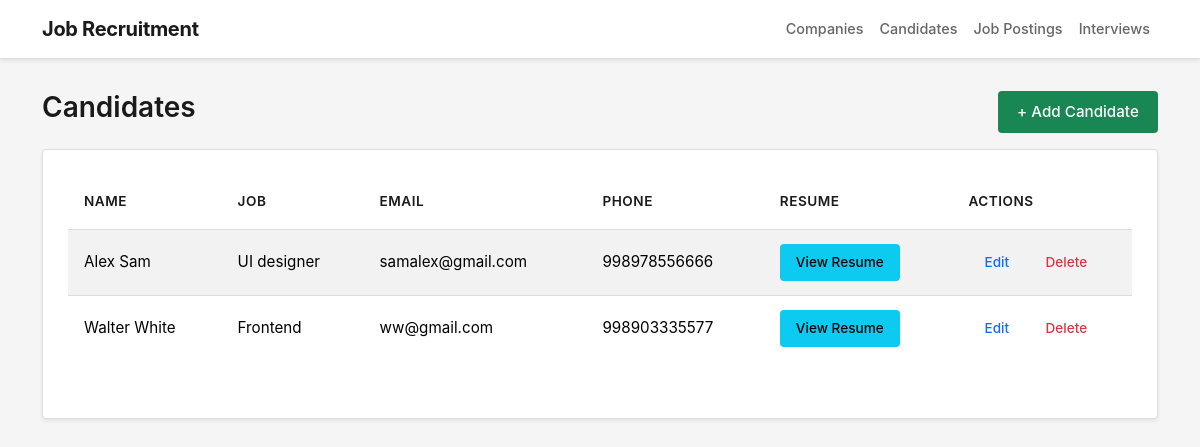
The page /candidates/ (signed in) on the database as committed earlier.
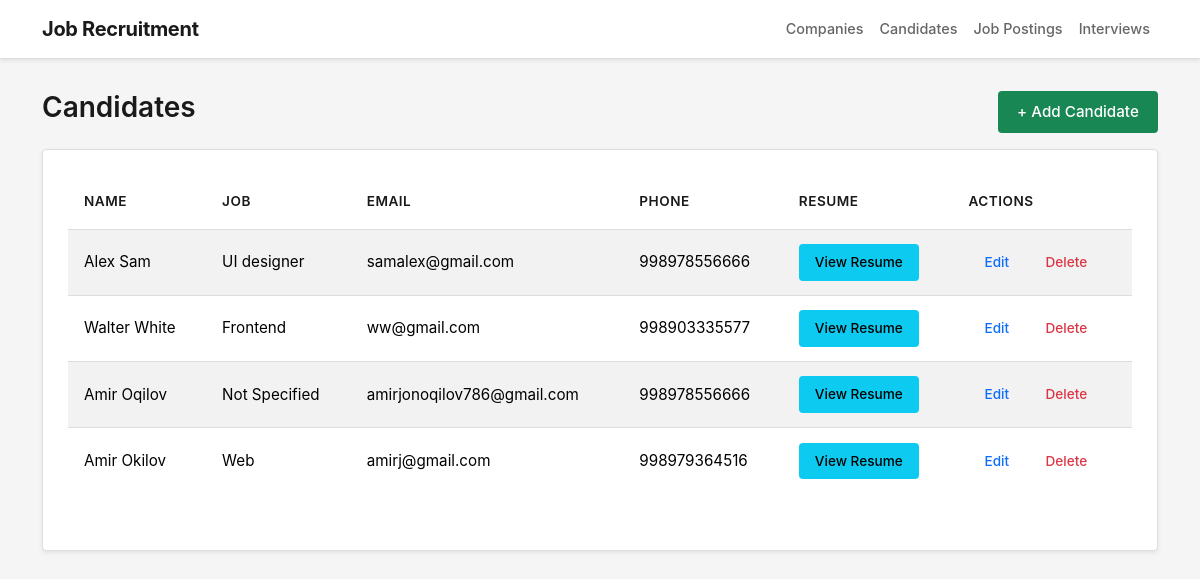
The same page on the database as committed later.
### jobRecruitment/models.py (models this page shows, shortened)
class Candidate(models.Model):
    first_name = models.CharField(max_length=50)
    last_name = models.CharField(max_length=50)
    email = models.EmailField(unique=True)
    phone_number = models.CharField(max_length=15)
    job = models.CharField(max_length=100, default='Not Specified')
    resume = models.TextField(default='No Resume Provided')
    user = models.OneToOneField(
        User,
        on_delete=models.CASCADE,
        null=True,
        blank=True,
        related_name="candidate_profile"
    )

### jobRecruitment/views.py (the view)
# urls.py: path('candidates/', views.candidates_list, name='candidates'),
@login_required
def candidates_list(request):
    user = request.user
    if hasattr(user, 'candidate_profile'):
        candidates = Candidate.objects.filter(user=user)
    else:
        candidates = Candidate.objects.all()
    return render(request, 'candidate/candidates.html', {'candidates': candidates})

### jobRecruitment/templates/candidate/candidates.html (shortened to what this page needs)
{% extends "base.html" %}
{% block content %}
<div class="d-flex justify-content-between align-items-center mb-3">
  <h1 class="h3">Candidates</h1>
  <a href="{% url 'create_candidate' %}" class="btn btn-success">+ Add Candidate</a>
</div>
<div class="card shadow-sm">
  <div class="card-body">
    <div class="table-responsive">
      <table class="table table-striped align-middle">
        <thead>
          <tr>
            <th>Name</th>
            <th>Job</th>
            <th>Email</th>
            <th>Phone</th>
            <th>Resume</th>
            <th style="width:180px;">Actions</th>
          </tr>
        </thead>
        <tbody>
          {% for candidate in candidates %}
            <tr>
              <td>{{ candidate.first_name }} {{ candidate.last_name }}</td>
              <td>{{ candidate.job }}</td>
              <td>{{ candidate.email }}</td>
              <td>{{ candidate.phone_number }}</td>
              <td>
                {% if candidate.resume %}
                  <a href="{% url 'view_candidate_resume' candidate.id %}" class="btn btn-sm btn-info">
                    View Resume
                  </a>
                {% else %}
                  <small class="text-muted">No resume</small>
                {% endif %}
              </td>
              <td>
                <a href="{% url 'update_candidate' candidate.id %}" class="btn btn-sm btn-outline-primary">Edit</a>
                <a href="{% url 'delete_candidate' candidate.id %}" class="btn btn-sm btn-outline-danger">Delete</a>
              </td>
            </tr>
          {% empty %}
            <tr>
              <td colspan="6" class="text-center text-muted">No candidates found.</td>
            </tr>
          {% endfor %}
        </tbody>
      </table>
    </div>
  </div>
</div>
{% endblock %}

### templates/base.html (shortened to what this page needs)
<!DOCTYPE html>
<html lang="en">
<head>
    {% load static %}
    <link href="https://cdn.jsdelivr.net/npm/bootstrap@5.3.2/dist/css/bootstrap.min.css" rel="stylesheet">
    <link rel="stylesheet" href="{% static 'css/app.css' %}">
</head>
<body>
    {% include 'partials/_navbar.html' %}
    <main class="main-wrapper">
        <div class="container">
            {% block content %}{% endblock %}
        </div>
    </main>
</body>
</html>

### templates/partials/_navbar.html (shortened to what this page needs)
<nav class="navbar navbar-expand-lg navbar-light bg-white border-bottom sticky-top">
    <div class="container">
        <a class="navbar-brand fw-bold" href="{% url 'home' %}">Job Recruitment</a>
        <div class="collapse navbar-collapse" id="navbarNav">
            <ul class="navbar-nav ms-auto">
                <li class="nav-item">
                    <a class="nav-link" href="{% url 'companies' %}">Companies</a>
                </li>
                <li class="nav-item">
                    <a class="nav-link" href="{% url 'candidates' %}">Candidates</a>
                </li>
                <li class="nav-item">
                    <a class="nav-link" href="{% url 'job_postings' %}">Job Postings</a>
                </li>
                <li class="nav-item">
                    <a class="nav-link" href="{% url 'interviews' %}">Interviews</a>
                </li>
            </ul>
        </div>
    </div>
</nav>

### static/css/app.css (style rules this page uses)
:root { --primary: #1a1a1a; --secondary: #666; --light: #f5f5f5; --border: #ddd; --white: #fff; --danger: #dc3545; --success: #198754; --warning: #ffc107; --info: #0dcaf0; }
* { margin: 0; padding: 0; box-sizing: border-box; }
html, body { height: 100%; }
body { font-family: -apple-system, BlinkMacSystemFont, 'Segoe UI', 'Roboto', 'Oxygen', sans-serif; background-color: var(--light); color: var(--primary); line-height: 1.6; }
.navbar { background-color: var(--white) !important; box-shadow: 0 2px 4px rgba(0, 0, 0, 0.08); border-bottom: 1px solid var(--border); }
.navbar-brand { font-size: 1.25rem; color: var(--primary) !important; font-weight: 700; letter-spacing: -0.3px; }
.nav-link { color: var(--secondary) !important; font-size: 0.9rem; font-weight: 500; transition: color 0.2s ease; text-transform: capitalize; }
.main-wrapper { min-height: calc(100vh - 56px); background-color: var(--light); padding: 2rem 0; }
.main-wrapper .container { max-width: 1140px; }
.btn { border-radius: 4px; font-weight: 500; font-size: 0.95rem; padding: 0.6rem 1.2rem; transition: all 0.2s ease; border: none; }
.btn-success { background-color: var(--success); color: var(--white); }
.btn-sm { padding: 0.5rem 1rem; font-size: 0.85rem; }
.card { border: 1px solid var(--border); border-radius: 4px; box-shadow: 0 2px 4px rgba(0, 0, 0, 0.05); transition: all 0.2s ease; background-color: var(--white); }
.card-body { padding: 1.5rem; }
.table { background-color: var(--white); border-collapse: collapse; border: 1px solid var(--border); border-radius: 4px; overflow: hidden; margin-bottom: 2rem; }
.table thead { background-color: var(--light); border-bottom: 1px solid var(--border); }
.table th { font-size: 0.85rem; font-weight: 600; color: var(--primary); padding: 1rem; text-transform: uppercase; letter-spacing: 0.5px; border: none; }
.table td { padding: 0.9rem 1rem; border-bottom: 1px solid var(--border); font-size: 0.95rem; }
.table tbody tr:last-child td { border-bottom: none; }
h1, h2, h3, h4, h5, h6 { color: var(--primary); font-weight: 600; line-height: 1.3; }
h1 { font-size: 2rem; }
.h1, .h2, .h3, .h4, .h5, .h6 { color: var(--primary); font-weight: 600; }
.border-bottom { border-bottom: 1px solid var(--border) !important; }

Rows that differ between the two databases and show on the page:
added Candidate: first_name "Amir", last_name "Oqilov", job "Not Specified", email "amirjonoqilov786@gmail.com", phone_number "998978556666", shows "View Resume"
added Candidate: first_name "Amir", last_name "Okilov", job "Web", email "amirj@gmail.com", phone_number "998979364516", shows "View Resume"
